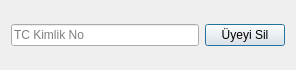
<?xml version="1.0" encoding="UTF-8"?>
<ui version="4.0">
 <class>DeleteDialog</class>
 <widget class="QDialog" name="DeleteDialog">
  <property name="geometry">
   <rect>
    <x>0</x>
    <y>0</y>
    <width>296</width>
    <height>70</height>
   </rect>
  </property>
  <property name="windowTitle">
   <string>Üye Sil</string>
  </property>
  <layout class="QHBoxLayout" name="horizontalLayout">
   <item>
    <widget class="QLineEdit" name="tc_input">
     <property name="inputMask">
      <string>99999999999</string>
     </property>
     <property name="placeholderText">
      <string>TC Kimlik No</string>
     </property>
    </widget>
   </item>
   <item>
    <widget class="QPushButton" name="btn_uye_sil">
     <property name="text">
      <string>Üyeyi Sil</string>
     </property>
    </widget>
   </item>
  </layout>
 </widget>
 <resources/>
 <connections/>
</ui>
